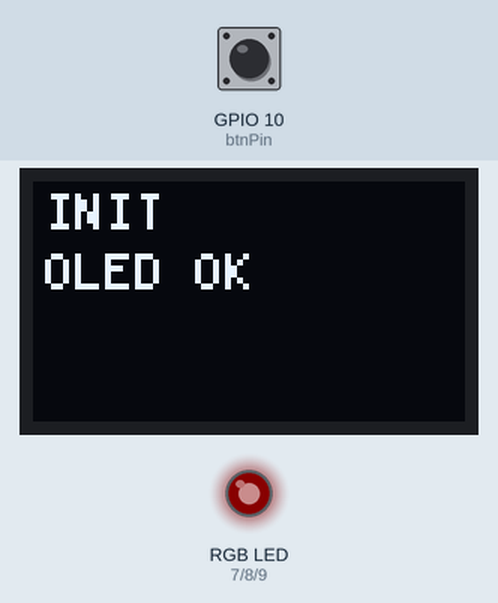
Simulated run of this sketch. Board: ESP32-S3. Parts: 72×40 one-colour display, an RGB LED mixed from three pins (HIGH = lit). The inputs (shaded band) are chosen by the test bench; at power-on: GPIO 10 (btnPin) HIGH. Dim RGB values are drawn brighter than linear; what the sketch prints to the serial monitor is not drawn.

Above: at 1.2 s.
1.3 s: GPIO 10 (btnPin) pulled LOW for 0.15 s
2.9 s: GPIO 10 (btnPin) pulled LOW for 1 s
5.4 s: GPIO 10 (btnPin) pulsed LOW 5 times (0.12 s each, 0.3 s apart)
Timing chart, 0 to 8.4 s (numbered marks = the images above; inputs shaded):
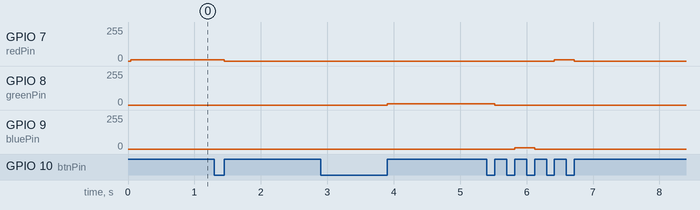

Measured:
- after the input at 1.3 s, GPIO 7 (redPin): 10/255 → 0/255 after 0.15 s
- after the input at 2.9 s, GPIO 8 (greenPin): 0/255 → 10/255 after 1.0 s
- after the input at 5.4 s, GPIO 7 (redPin): 0/255 → 10/255 after 1.0 s, → 0/255 0.30 s later; GPIO 8 (greenPin): 10/255 → 0/255 after 0.12 s; GPIO 9 (bluePin): 0/255 → 10/255 after 0.42 s, → 0/255 0.30 s later

The sketch:

btn_1RGBled_inter.ino.ino
```cpp
#include <U8g2lib.h>
// Pins pour l'OLED (soudé sur le module)
#define OLED_SDA 5
#define OLED_SCL 6
// OLED 72x40 sur son propre bus I2C (Software I2C)
U8G2_SSD1306_72X40_ER_F_SW_I2C u8g2(U8G2_R0, OLED_SCL, OLED_SDA, U8X8_PIN_NONE);

const int redPin = 7;
const int greenPin = 8;
const int bluePin = 9;
const int btnPin = 10;

int intensity = 10;

volatile bool next = false;
volatile unsigned long lastInterruptTime = 0;
const unsigned long DEBOUNCE_DELAY_ms = 200;


//interruption pour ESP32
void IRAM_ATTR onEvent() {
  unsigned long now = millis();
  if (now - lastInterruptTime > DEBOUNCE_DELAY_ms) {
    next = true;
    lastInterruptTime = now;
  }
}

void setup_OLED() {
  // Initialiser l'OLED
  u8g2.begin();
  u8g2.setContrast(255);

  u8g2.clearBuffer();
  u8g2.setFont(u8g2_font_5x7_tr);
  u8g2.drawStr(2, 8, "INIT");
  u8g2.drawStr(2, 18, "OLED OK");
  u8g2.sendBuffer();
}


void setup() {
  setup_OLED();
  pinMode(redPin, OUTPUT);
  pinMode(greenPin, OUTPUT);
  pinMode(bluePin, OUTPUT);

  pinMode(btnPin, INPUT_PULLUP);
  attachInterrupt(digitalPinToInterrupt(btnPin), onEvent, RISING);  // ← RISING car NC
  Serial.begin(9600);
}

void WaitNext() {
  Serial.println("waiting");
  while (!next)
    yield();  // yield() au lieu de delay() sur ESP32
  next = false;
}

void loop() {
  Serial.println("R");
  setColor(intensity, 0, 0);
  WaitNext();
  LedOFF();
  WaitNext();

  Serial.println("G");
  setColor(0, intensity, 0);
  WaitNext();
  LedOFF();
  WaitNext();

  Serial.println("B");
  setColor(0, 0, intensity);
  WaitNext();
  LedOFF();
  WaitNext();
}

void OLED_print(String val_txt, int x, int y) {
  x = 10;
  y = 15;
  u8g2.clearBuffer();
  u8g2.setFont(u8g2_font_9x15_tr);
  u8g2.drawStr(x, y, val_txt.c_str());
  u8g2.sendBuffer();
}

void LedOFF() {
  setColor(0, 0, 0);
}

void setColor(int r, int g, int b) {
  analogWrite(redPin, r);
  analogWrite(greenPin, g);
  analogWrite(bluePin, b);
}
```
